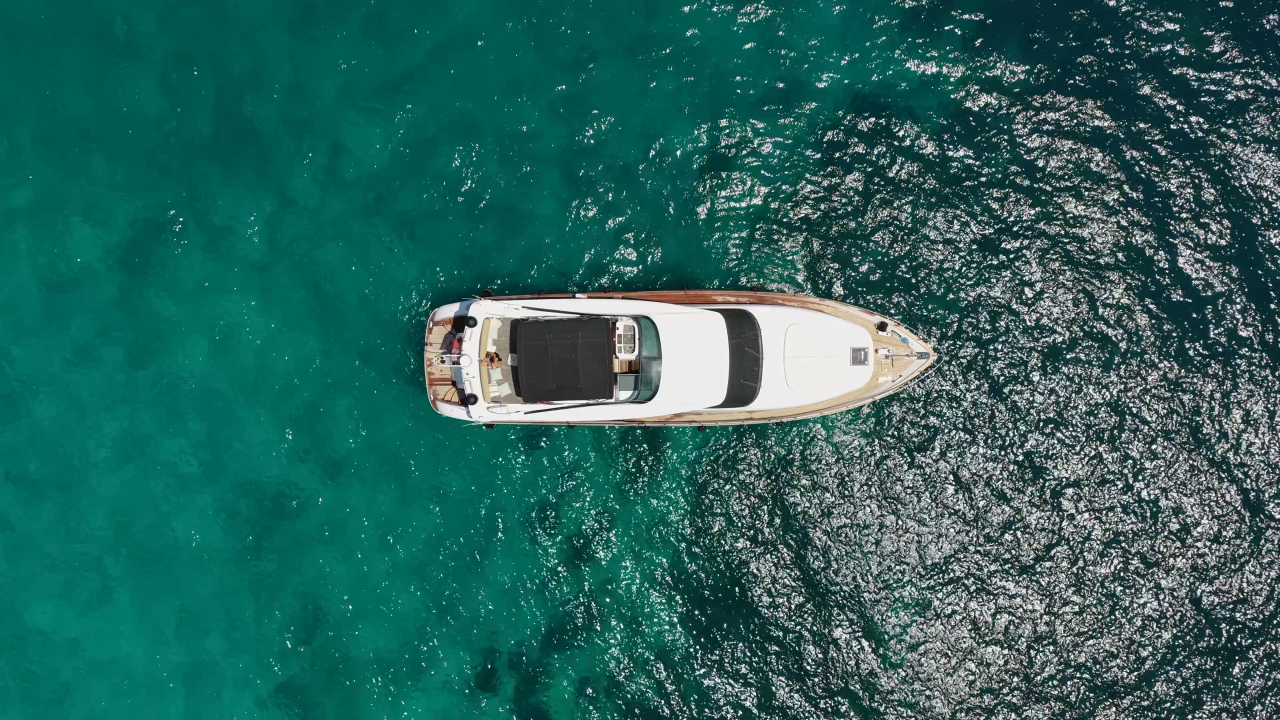
#> input picture images/maiora_20s_18-source.jpg, 3840 x 2160 px (shown at 1/3 size)
$ python reframe_hero.py
#> lines starting #> are read from the running program, lines starting #| are printed output that depends on the picture; after the words box and inside, x2 and y2 are one past the last pixel; in counts of white or black regions, pixels touching at a corner belong together
#!/usr/bin/env python3
"""Compose viewport-specific hero masters from the full-res top-down source.

Validates each frame against real viewport sizes + object-fit:cover crop so the
boat stays inside the hero middle band and clear of UI overlays.

Outputs (process_media hero):
  maiora_20s_18    — desktop (1920×1080, horizontal boat)
  maiora_20s_18ph  — short phone ≤739px tall (1080×1920, horizontal boat)
  maiora_20s_18pv  — tall phone ≥740px (1080×2340, vertical boat, bow down)
  maiora_20s_18p   — tablet portrait ≥768px (1080×1920, vertical boat, bow down)

Usage:
    .venv/bin/python scripts/reframe_hero.py [source.jpg]
"""
from __future__ import annotations

import subprocess
import sys
import tempfile
from dataclasses import dataclass
from pathlib import Path

import numpy as np
from PIL import Image, ImageOps

ROOT = Path(__file__).resolve().parent.parent
PY = ROOT / ".venv/bin/python3"
PROC = ROOT / "scripts/process_media.py"

SIDE_MARGIN = 0.08
HULL_PAD = 12


@dataclass(frozen=True)
class Viewport:
    w: int
    h: int
    top_ui: float
    bottom_ui: float


# Measured from Playwright on mobile cinema + desktop layouts.
PHONE_TALL_VPS = (
    Viewport(360, 740, 0.14, 0.34),
    Viewport(393, 786, 0.14, 0.32),
    Viewport(390, 844, 0.13, 0.30),
    Viewport(393, 852, 0.13, 0.29),
    Viewport(412, 915, 0.12, 0.27),
    Viewport(430, 932, 0.12, 0.26),
    Viewport(768, 1024, 0.11, 0.20),
)
PHONE_SHORT_VPS = (Viewport(375, 667, 0.16, 0.40),)
TABLET_VPS = (Viewport(820, 1180, 0.38, 0.24),)
DESKTOP_VPS = (Viewport(1280, 900, 0.34, 0.22),)


def water_fill_color(im: Image.Image) -> tuple[int, int, int]:
    arr = np.asarray(im.convert("RGB"))
    patches = [arr[:48, :48], arr[:48, -48:], arr[-48:, :48], arr[-48:, -48:]]
    med = np.median(np.concatenate([p.reshape(-1, 3) for p in patches]), axis=0)
    return tuple(int(x) for x in med)


def boat_bbox(im: Image.Image) -> tuple[int, int, int, int]:
    arr = np.asarray(im.convert("RGB"), dtype=np.float32)
    r, g, b = arr[..., 0], arr[..., 1], arr[..., 2]
    water = (g > r) & (g > b * 0.9) & (g > 80)
    ys, xs = np.where(~water)
    if len(xs) == 0:
        w, h = im.size
        return 0, 0, w, h
    return int(xs.min()), int(ys.min()), int(xs.max()), int(ys.max())


def cover_window(img_w: int, img_h: int, vp_w: int, vp_h: int) -> tuple[float, float, float, float]:
    """Visible region of the composed image under object-fit:cover; center position."""
    img_ar = img_w / img_h
    vp_ar = vp_w / vp_h
    if vp_ar >= img_ar:
        scale = vp_w / img_w
        vis_h = vp_h / scale
        crop_y = (img_h - vis_h) / 2
        return 0.0, crop_y, float(img_w), crop_y + vis_h
    scale = vp_h / img_h
    vis_w = vp_w / scale
    crop_x = (img_w - vis_w) / 2
    return crop_x, 0.0, crop_x + vis_w, float(img_h)


def boat_fits_viewports(
    boat: tuple[int, int, int, int],
    img_w: int,
    img_h: int,
    viewports: tuple[Viewport, ...],
    *,
    side_margin: float,
) -> bool:
    bx0, by0, bx1, by1 = boat
    bcx = (bx0 + bx1) / 2
    for vp in viewports:
        cx0, cy0, cx1, cy1 = cover_window(img_w, img_h, vp.w, vp.h)
        if bx0 < cx0 + img_w * side_margin:
            return False
        if bx1 > cx1 - img_w * side_margin:
            return False
        if by0 < cy0 + img_h * vp.top_ui:
            return False
        if by1 > cy1 - img_h * vp.bottom_ui:
            return False
        vis_cx = (cx0 + cx1) / 2
        if abs(bcx - vis_cx) > img_w * 0.06:
            return False
    return True


def compose_framed(
    src: Image.Image,
    out_w: int,
    out_h: int,
    *,
    top_ui: float,
    bottom_ui: float,
    boat_center_y_frac: float,
    viewports: tuple[Viewport, ...],
    side_margin: float = SIDE_MARGIN,
    tight_crop: bool = False,
) -> Image.Image:
    """Scale source so the whole boat fits in safe bands; fill with sampled water."""
    src = ImageOps.exif_transpose(src).convert("RGB")
    fill = water_fill_color(src)
    if tight_crop:
        x0, y0, x1, y1 = boat_bbox(src)
        pad_x = int((x1 - x0) * 0.28)
        pad_y = int((y1 - y0) * 0.28)
        w, h = src.size
        src = src.crop(
            (
                max(0, x0 - pad_x),
                max(0, y0 - pad_y),
                min(w, x1 + pad_x),
                min(h, y1 + pad_y),
            )
        )
    x0, y0, x1, y1 = boat_bbox(src)
    bcx = (x0 + x1) / 2
    bcy = (y0 + y1) / 2
    bw = max(x1 - x0, 1)
    bh = max(y1 - y0, 1)

    safe_w = out_w * (1 - 2 * side_margin)
    safe_h = out_h * (1 - top_ui - bottom_ui)
    safe_top = out_h * top_ui
    safe_bottom = out_h * (1 - bottom_ui)

    base_scale = min(safe_w / bw, safe_h / bh)
    tcx = out_w / 2
    tcy = out_h * boat_center_y_frac

    def layout(scale: float) -> tuple[Image.Image, tuple[int, int, int, int]]:
        sw, sh = max(1, round(src.size[0] * scale)), max(1, round(src.size[1] * scale))
        scaled = src.resize((sw, sh), Image.LANCZOS)
        paste_x = round(tcx - bcx * scale)
        paste_y = round(tcy - bcy * scale)

        boat_top = paste_y + y0 * scale
        boat_bot = paste_y + y1 * scale
        if boat_top < safe_top:
            paste_y += round(safe_top - boat_top)
        if boat_bot > safe_bottom:
            paste_y -= round(boat_bot - safe_bottom)
        boat_left = paste_x + x0 * scale
        boat_right = paste_x + x1 * scale
        if boat_left < out_w * side_margin:
            paste_x += round(out_w * side_margin - boat_left)
        if boat_right > out_w * (1 - side_margin):
            paste_x -= round(boat_right - out_w * (1 - side_margin))

        cover = max(out_w / sw, out_h / sh, 1.0)
        if cover > 1.0:
            return layout(scale * cover)

        canvas = Image.new("RGB", (out_w, out_h), fill)
        canvas.paste(scaled, (paste_x, paste_y))
        return canvas, boat_bbox(canvas)

    canvas = None
    boat = (0, 0, out_w, out_h)
    for attempt in range(16):
        scale = base_scale * (0.93 ** attempt)
        canvas, boat = layout(scale)
        if (
            boat[0] > HULL_PAD
            and boat[1] > HULL_PAD
            and boat[2] < out_w - HULL_PAD
            and boat[3] < out_h - HULL_PAD
            and boat[1] >= safe_top
            and boat[3] <= safe_bottom
            and boat_fits_viewports(boat, out_w, out_h, viewports, side_margin=side_margin)
        ):
            return canvas
    assert canvas is not None
    return canvas


def reframe_desktop(src: Image.Image) -> Image.Image:
    return compose_framed(
        src, 1920, 1080,
        top_ui=0.34, bottom_ui=0.24,
        boat_center_y_frac=0.58,
        viewports=DESKTOP_VPS,
        side_margin=0.07,
    )


def reframe_phone_short(src: Image.Image) -> Image.Image:
    return compose_framed(
        src, 1080, 1920,
        top_ui=0.16, bottom_ui=0.40,
        boat_center_y_frac=0.38,
        viewports=PHONE_SHORT_VPS,
        side_margin=0.07,
        tight_crop=True,
    )


def reframe_phone_tall(src: Image.Image) -> Image.Image:
    rot = ImageOps.exif_transpose(src).convert("RGB").rotate(-90, expand=True)
    return compose_framed(
        rot, 1080, 2340,
        top_ui=0.14, bottom_ui=0.34,
        boat_center_y_frac=0.40,
        viewports=PHONE_TALL_VPS,
        side_margin=0.07,
        tight_crop=True,
    )


def reframe_tablet_portrait(src: Image.Image) -> Image.Image:
    rot = ImageOps.exif_transpose(src).convert("RGB").rotate(-90, expand=True)
    return compose_framed(
        rot, 1080, 1920,
        top_ui=0.40, bottom_ui=0.24,
        boat_center_y_frac=0.60,
        viewports=TABLET_VPS,
        side_margin=0.08,
        tight_crop=True,
    )


def main() -> int:
    if len(sys.argv) > 1:
        src_path = Path(sys.argv[1])
    else:
        src_path = ROOT / "images/maiora_20s_18-source.jpg"
    if not src_path.is_file():
        fallback = ROOT / "media-library/incoming/video-frames/1/best_last_frame.jpg"
        if fallback.is_file():
            src_path = fallback
        if not src_path.is_file():
            print(f"error: source not found: {src_path}")
            return 1

    src = Image.open(src_path)
#> src is the input picture: PIL image 3840x2160 RGB; mean R, G, B 40.9, 99.7, 93.6
    jobs_img = [
        (reframe_desktop(src), "maiora_20s_18"),
        (reframe_phone_short(src), "maiora_20s_18ph"),
        (reframe_phone_tall(src), "maiora_20s_18pv"),
        (reframe_tablet_portrait(src), "maiora_20s_18p"),
    ]
#> in water_fill_color, `med = np.median(np.concatenate([p.reshape(-1, 3) for p in patches]), a..`: med = [5, 89, 79]
#> in compose_framed, `fill = water_fill_color(src)`: fill = (5, 89, 79)
#> in boat_bbox, `water = (g > r) & (g > b * 0.9) & (g > 80)`:
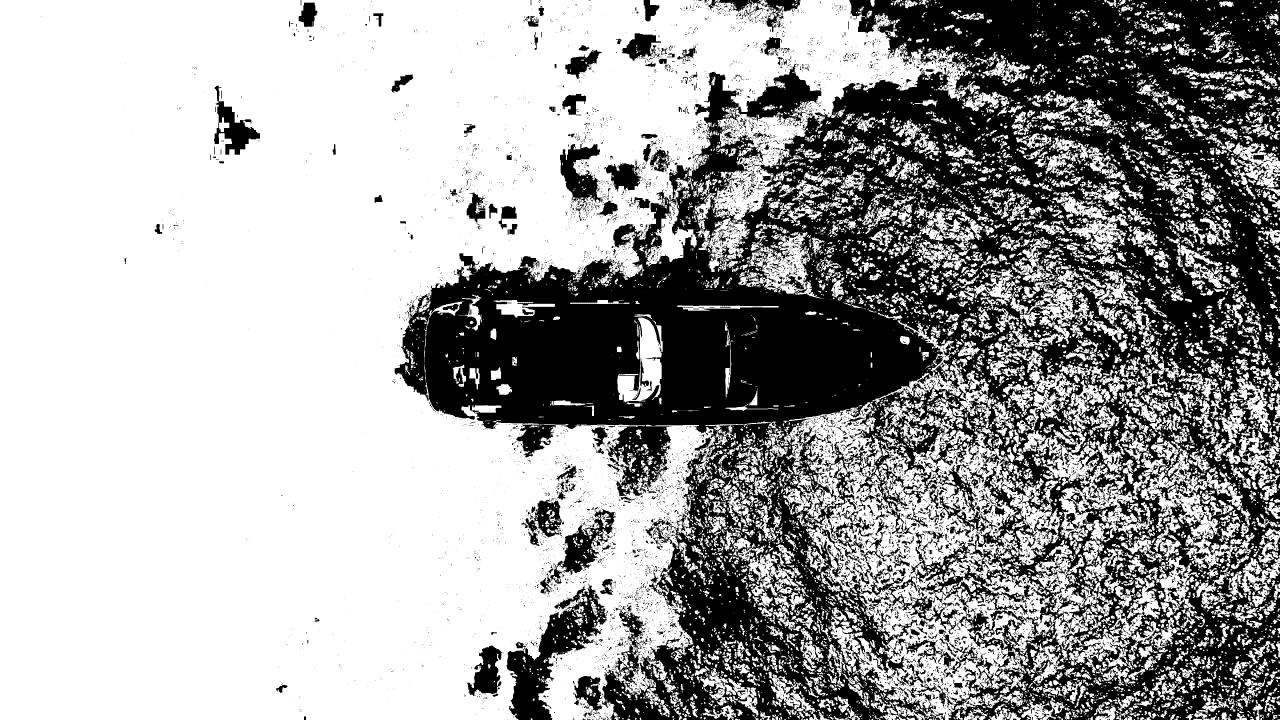
#> water: shape (2160, 3840) bool (shown at 1/3 size); 64.5% white; 12014 black regions (10785 under 20 px), largest, box (x1, y1, x2, y2) and area: (1184, 0, 3840, 2160) 2637528, (1520, 1753, 1821, 2160) 41360, (1682, 1526, 1848, 1724) 12181
#> in compose_framed, `x0, y0, x1, y1 = boat_bbox(src)`: x0 = 124; y0 = 0; x1 = 3839; y1 = 2159
#> in compose_framed, `bcx = (x0 + x1) / 2`: bcx = 1981.5
#> in compose_framed, `bcy = (y0 + y1) / 2`: bcy = 1079.5
#> in compose_framed, `bw = max(x1 - x0, 1)`: bw = 3715
#> in compose_framed, `bh = max(y1 - y0, 1)`: bh = 2159
#> in compose_framed, `base_scale = min(safe_w / bw, safe_h / bh)`: base_scale = 0.21
#> the loop in compose_framed, `for attempt in range(16):` made 16 passes
#> pass 1, in layout (call 3), `canvas = Image.new("RGB", (out_w, out_h), fill)`:
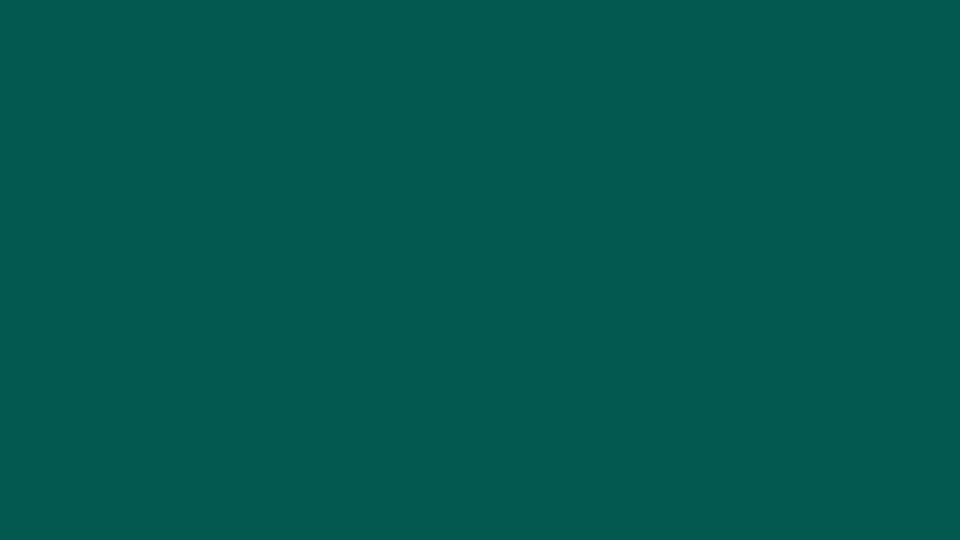
#> canvas: PIL image 1920x1080 RGB (shown at 1/2 size); mean R, G, B 5, 89, 79
#> in reframe_desktop, `return compose_framed( src, 1920, 1080, top_ui=0.34, bottom_ui=0.24, b..`:
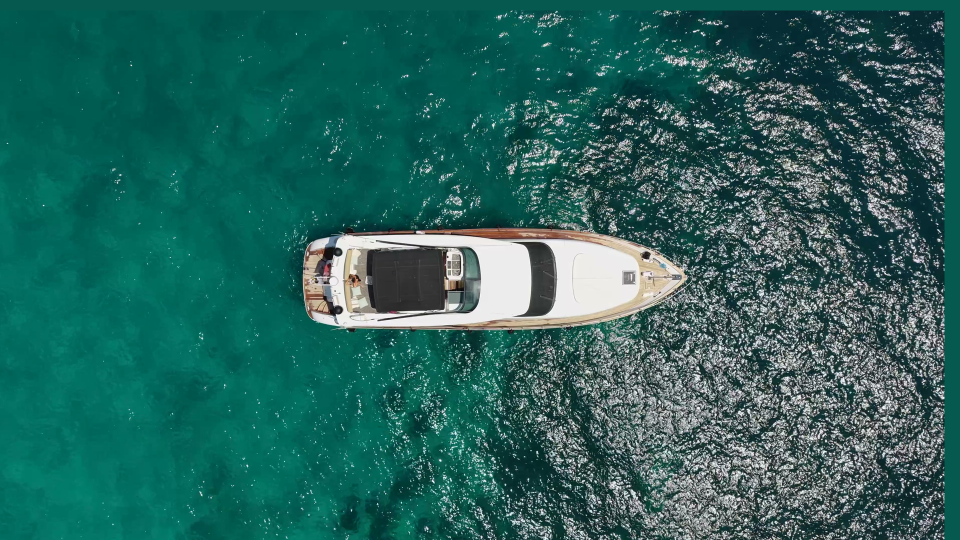
#> returned value: PIL image 1920x1080 RGB (shown at 1/2 size); mean R, G, B 40.3, 99.3, 93.1
#> the loop in compose_framed (call 2), `for attempt in range(16):` made 16 passes
#> pass 1, in boat_bbox (call 20), `arr = np.asarray(im.convert("RGB"), dtype=np.float32)`:
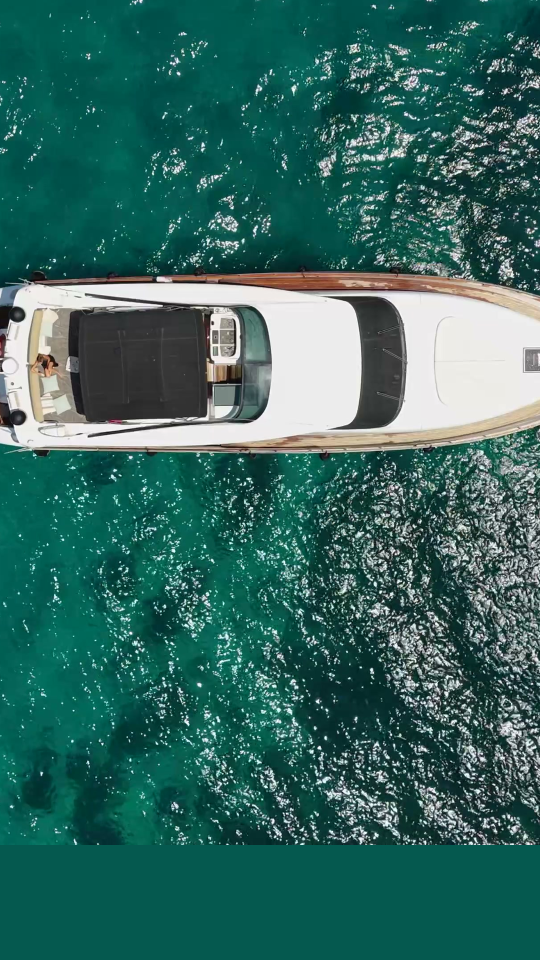
#> arr: shape (1920, 1080, 3) float32 (shown at 1/2 size); mean R, G, B 51.9, 104.4, 96.8
#> in boat_bbox (call 36), `water = (g > r) & (g > b * 0.9) & (g > 80)`: water: shape (3840, 2160) bool; 64.5% white; 12014 black regions (10785 under 20 px), largest, box (x1, y1, x2, y2) and area: (0, 1184, 2160, 3840) 2637528, (0, 1520, 407, 1821) 41360, (436, 1682, 634, 1848) 12181
#> in reframe_tablet_portrait, `return compose_framed( rot, 1080, 1920, top_ui=0.40, bottom_ui=0.24, b..`:
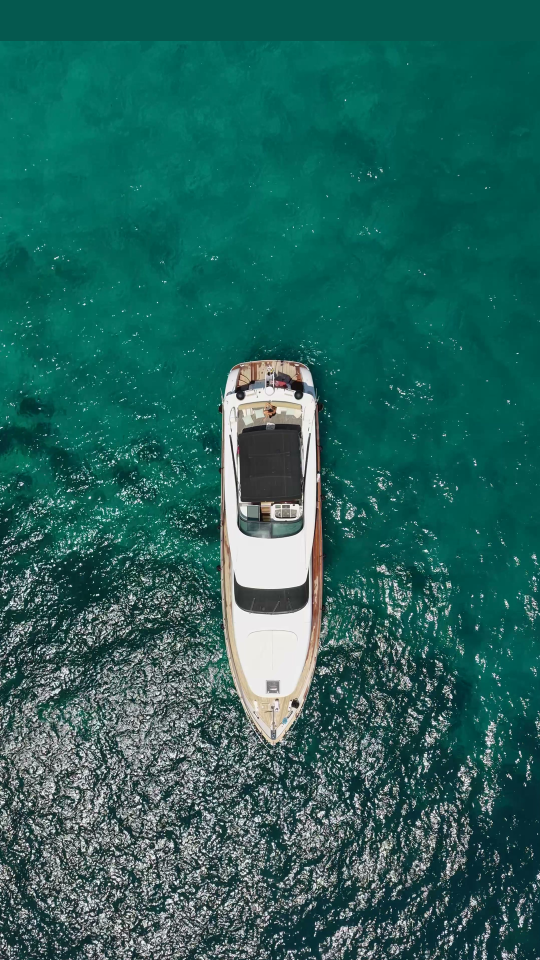
#> returned value: PIL image 1080x1920 RGB (shown at 1/2 size); mean R, G, B 38.4, 100, 93.2
    for im, slot in jobs_img:
        print(f"  {slot}: {im.size[0]}×{im.size[1]}", end="")
        x0, y0, x1, y1 = boat_bbox(im)
        print(f"  boat {x0},{y0}–{x1},{y1}")
#> this loop made 4 passes
#> slot on passes 1 to 4: 'maiora_20s_18', 'maiora_20s_18ph', 'maiora_20s_18pv', 'maiora_20s_18p'
#|   maiora_20s_18: 1920×1080  boat 156,21–1888,1079
#|   maiora_20s_18ph: 1080×1920  boat 0,0–1079,1689
#|   maiora_20s_18pv: 1080×2340  boat 0,10–1079,2069
#|   maiora_20s_18p: 1080×1920  boat 0,269–1079,1919
#> pass 1, in boat_bbox (call 72), `r, g, b = arr[..., 0], arr[..., 1], arr[..., 2]`:
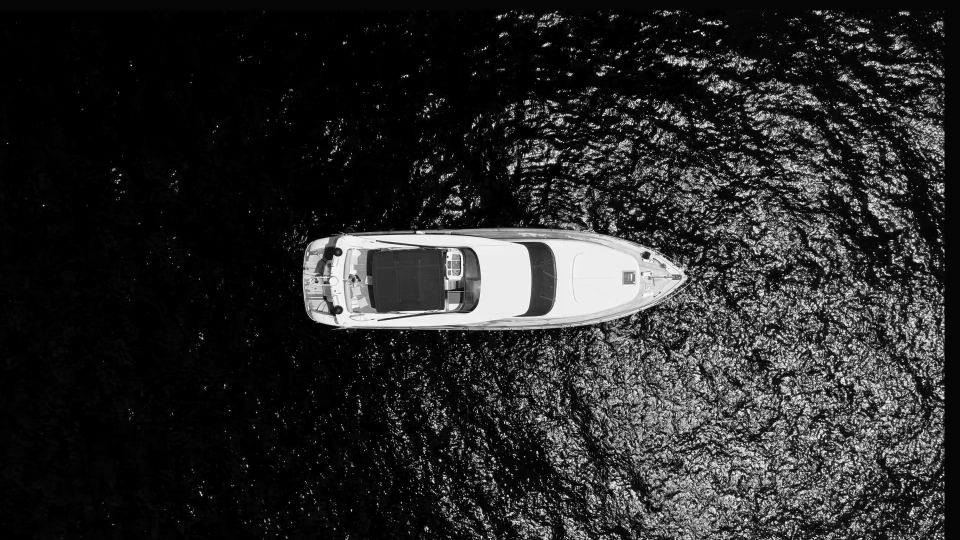
#> r: shape (1080, 1920) float32 (shown at 1/2 size); min 0, max 255, mean 40.3
#> pass 1, in boat_bbox (call 72), `r, g, b = arr[..., 0], arr[..., 1], arr[..., 2]`:
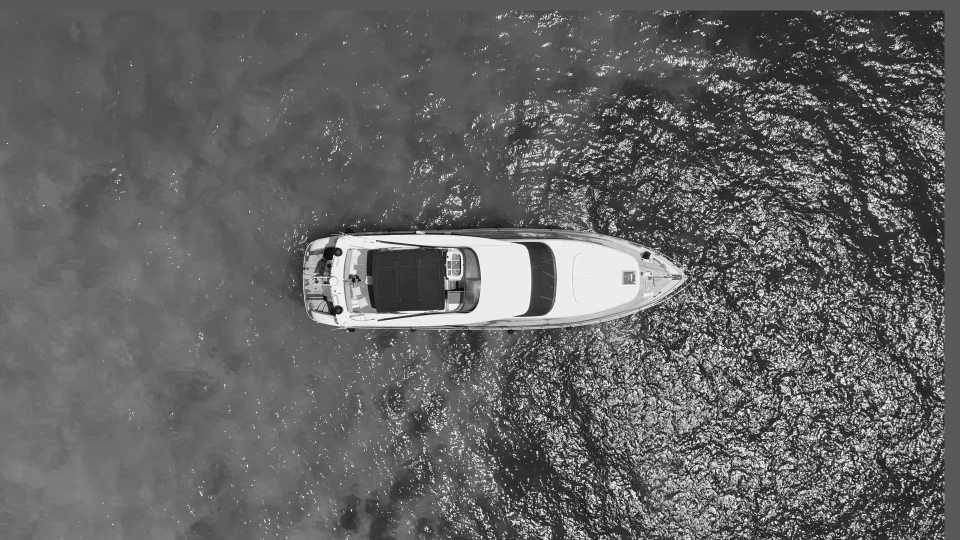
#> g: shape (1080, 1920) float32 (shown at 1/2 size); min 0, max 255, mean 99.3

    with tempfile.TemporaryDirectory() as tmp:
        tmp = Path(tmp)
        for im, slot in jobs_img:
            path = tmp / f"{slot}.jpg"
            im.save(path, "JPEG", quality=95, optimize=True)
            subprocess.run([str(PY), str(PROC), str(path), "hero", slot], check=True)
#> this loop made 1 pass
    return 0


if __name__ == "__main__":
#> (the run stopped early here; a loop or call above may not have finished)
